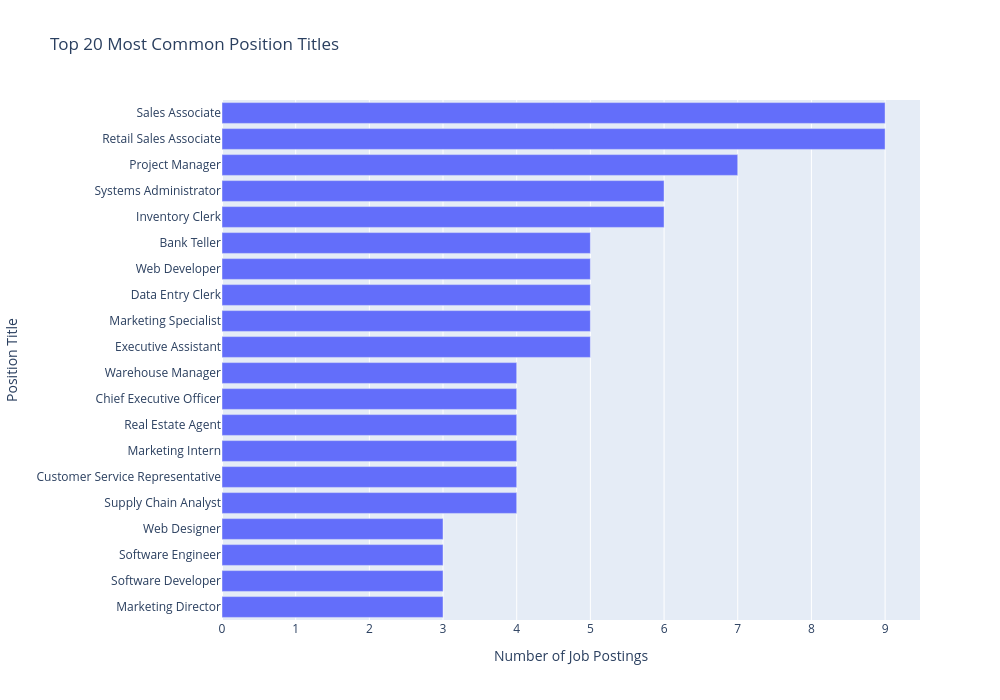

This figure's notebook cell:
### Markdown cell above
### Top Job Position Titles

### Code cell
position_counts = (
    job_df["position_title"]
    .value_counts()
    .head(20)
    .sort_values()
    .reset_index()
)

position_counts.columns = ["Position Title", "Count"]

fig = px.bar(
    position_counts,
    x="Count",
    y="Position Title",
    orientation="h",
    title="Top 20 Most Common Position Titles",
    labels={
        "Position Title": "Position Title",
        "Count": "Number of Job Postings"
    }
)

fig.update_layout(
    width=1000,
    height=700
)

fig.show()

### Figure 1 — Plotly figure (JSON) as saved in the notebook; plotly's stock layout.template omitted (floating-point values rounded to 4 significant figures)
{"data": [{"hovertemplate": "Number of Job Postings=%{x}<br>Position Title=%{y}<extra></extra>", "legendgroup": "", "marker": {"color": "#636efa", "pattern": {"shape": ""}}, "name": "", "orientation": "h", "showlegend": false, "textposition": "auto", "type": "bar", "x": [3, 3, 3, 3, 4, 4, 4, 4, 4, 4, 5, 5, 5, 5, 5, 6, 6, 7, 9, 9], "xaxis": "x", "y": ["Marketing Director", "Software Developer", "Software Engineer", "Web Designer", "Supply Chain Analyst", "Customer Service Representative", "Marketing Intern", "Real Estate Agent", "Chief Executive Officer", "Warehouse Manager", "Executive Assistant", "Marketing Specialist", "Data Entry Clerk", "Web Developer", "Bank Teller", "Inventory Clerk", "Systems Administrator", "Project Manager", "Retail Sales Associate", "Sales Associate"], "yaxis": "y"}], "layout": {"barmode": "relative", "height": 700, "legend": {"tracegroupgap": 0}, "title": {"text": "Top 20 Most Common Position Titles"}, "width": 1000, "xaxis": {"anchor": "y", "domain": [0, 1], "title": {"text": "Number of Job Postings"}}, "yaxis": {"anchor": "x", "domain": [0, 1], "title": {"text": "Position Title"}}}}
